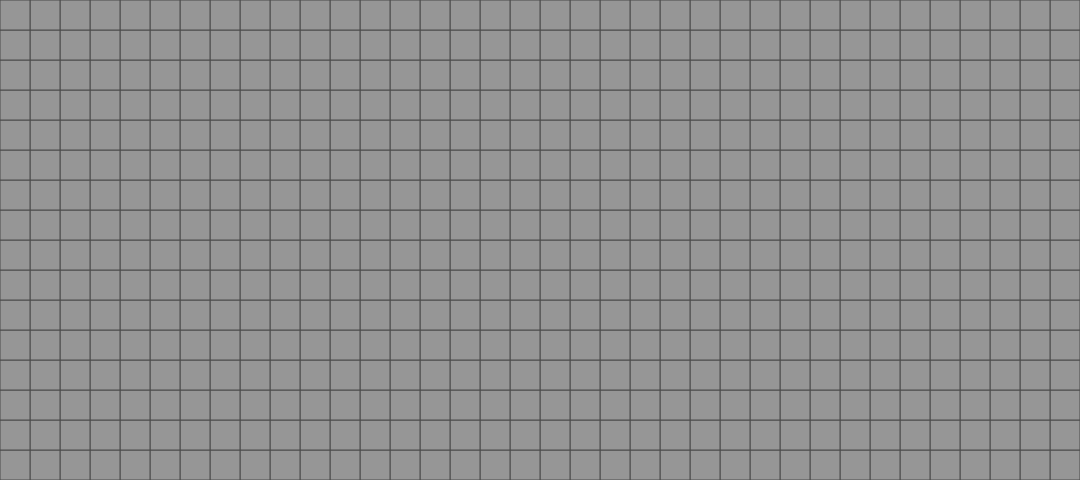
Frame 1 (no input)
Frame 60 (no input): identical to frame 1, image omitted
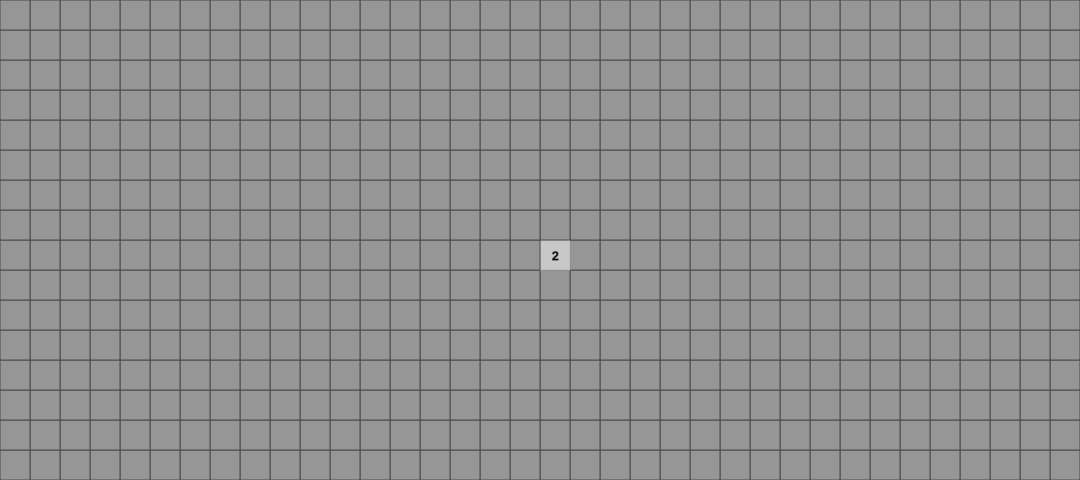
Frame 120 (the mouse pressed at the canvas centre since frame 60)

The p5.js sketch that drew these frames (run headless with seeded random() and noise() and a simulated clock; from frame 60 on, the mouse is pressed at the canvas centre):

// p5.js sketch
// ── sketch.js
var col = 36;
var row = 16;
var grid = [];
var bomb = [];
var bombCount = 100;
var opt = [];
var arr = [];
var rev = [];
var play = 0;
var visited = [];
var flag = [];

function setup(){
    var cnv = createCanvas(30 * col + 1, 30 * row + 1);
    cnv.position((windowWidth - width) / 2, (windowHeight - height) / 2);
    for (var i = 0; i < row; i++){
        grid[i] = [];
        visited[i] = [];
        arr[i] = [];
        flag[i] = [];
        for (var j = 0; j < col; j++){
            grid[i].push(new Grid(30 * j, 30 * i));
            visited[i][j] = 0;
            opt.push([i, j]);
            // initialise map
            arr[i][j] = 0;
            flag[i][j] = 0;
        }
    }
    for (var i = 0; i < bombCount; i++){
        var k = floor(random(opt.length));
        bomb.push(new Bomb(30 * opt[k][1], 30 * opt[k][0]));
        // update map
        arr[opt[k][0]][opt[k][1]] = -1;
        for (var j = opt[k][0] - 1; j <= opt[k][0] + 1; j++){
            for (var l = opt[k][1] - 1; l <= opt[k][1] + 1; l++){
                if (j >= 0 && j < row && l >= 0 && l < col && arr[j][l] != -1) arr[j][l]++;
            }
        }
        opt.splice(k, 1);
    }
    console.log(arr);
}

function draw(){
    var end = 0;
    background(0);
    for (var i = row - 1; i >= 0; i--){
        for (var j = col - 1; j >= 0; j--){
            grid[i][j].show();
        }
    }
    for (var i = 0; i < rev.length; i++){
        // writes number
        fill(0);
        text(rev[i][0], 30 * rev[i][2] + 12, 30 * rev[i][1] + 20);
    }
    for (var i = 0; i < row; i++){
        for (var j = 0; j < col; j++){
            // cnt
            end += visited[i][j];
        }
    }
    for (var i = 0; i < row; i++){
        for (var j = 0; j < col; j++){
            if (flag[i][j] == 1){
                // draws flag
                fill(255, 0, 0);
                stroke(0);
                beginShape();
                vertex(j * 30 + 7.5, i * 30 + 25);
                vertex(j * 30 + 7.5, i * 30 + 5);
                vertex(j * 30 + 22.5, i * 30 + 10);
                vertex(j * 30 + 7.5, i * 30 + 15);
                endShape();
            }
        }
    }
    // when lost
    if (play == 1){
        for (var i = 0; i < bomb.length; i++){
            // reveal bombs
            bomb[i].show();
        }
        for (var i = 0; i < row; i++){
            for (var j = 0; j < col; j++){
                // remove flags
                flag[i][j] = 0;
            }
        }
        // disables mouse
        mousePressed = false;
        // sad face
        stroke(0);
        fill(255, 255, 0);
        ellipse(col * 15, row * 15, 50, 50);
        fill(0);
        line(col * 15 - 15, row * 15 - 5, col * 15 - 5, row * 15 + 5);
        line(col * 15 - 15, row * 15 + 5, col * 15 - 5, row * 15 - 5);
        line(col * 15 + 15, row * 15 - 5, col * 15 + 5, row * 15 + 5);
        line(col * 15 + 15, row * 15 + 5, col * 15 + 5, row * 15 - 5);
    }
    // when won
    if (end == col * row - bombCount){
        // disables mouse
        mousePressed = false;
        // happy face
        stroke(0);
        fill(255, 255, 0);
        ellipse(col * 15, row * 15, 50, 50);
        fill(0);
        ellipse(col * 15 + 10, row * 15 - 7, 8, 8);
        ellipse(col * 15 - 10, row * 15 - 7, 8, 8);
        strokeWeight(2);
        noFill();
        arc(col * 15, row * 15 + 5, 30, 25, 0, PI, OPEN);
        strokeWeight(1);
    }
}

function mousePressed(){
    var a = floor(mouseY / 30);
    var b = floor(mouseX / 30);
    // if flag is not present && left click
    if (mouseButton === LEFT && flag[a][b] == 0){
        if (arr[a][b] > 0){
            grid[a][b].checked();
            rev.push([arr[a][b], a, b]);
            visited[a][b] = 1;
            arr[a][b] = -2;
        }
        else if (arr[a][b] == -1) play = 1;
        else if (arr[a][b] == 0){
            checkZero(a, b);
        }
    }
    // if flag is present
    else if (flag[a][b] == 1) flag[a][b] = 0;
    // if flag is not present && right click && block is not revealed
    else if (flag[a][b] == 0 && arr[a][b] != -2) flag[a][b] = 1;
}

// click all blocks around 0 recursively
function checkZero(x, y){
    grid[x][y].checked();
    for (var i = x - 1; i <= x + 1; i++){
        for (var j = y - 1; j <= y + 1; j++){
            if (i >= 0 && i < row && j >= 0 && j < col){
                if (visited[i][j] == 0){
                    visited[i][j] = 1;
                    if (arr[i][j] == 0) checkZero(i, j);
                    else if (arr[i][j] > 0){
                        grid[i][j].checked();
                        rev.push([arr[i][j], i, j]);
                        arr[i][j] = -2;
                    }
                }   
            }
        }
    }
}
// ── bomb.js
function Bomb(x, y){
    this.x = x + 15;
    this.y = y + 15;

    this.show = function(){
        stroke(0);
        fill(50);
        ellipse(this.x, this.y, 9, 9);
    }
}
// ── grid.js
function Grid(x, y){
    this.x = x;
    this.y = y;
    this.change = 150;
    this.stk = 75;

    this.checked = function(){
        this.change = 200;
        this.stk = 180;
    }

    this.show = function(){
        fill(this.change);
        stroke(this.stk);
        strokeCap(SQUARE);
        rect(this.x, this.y, 30, 30);
    }
}
